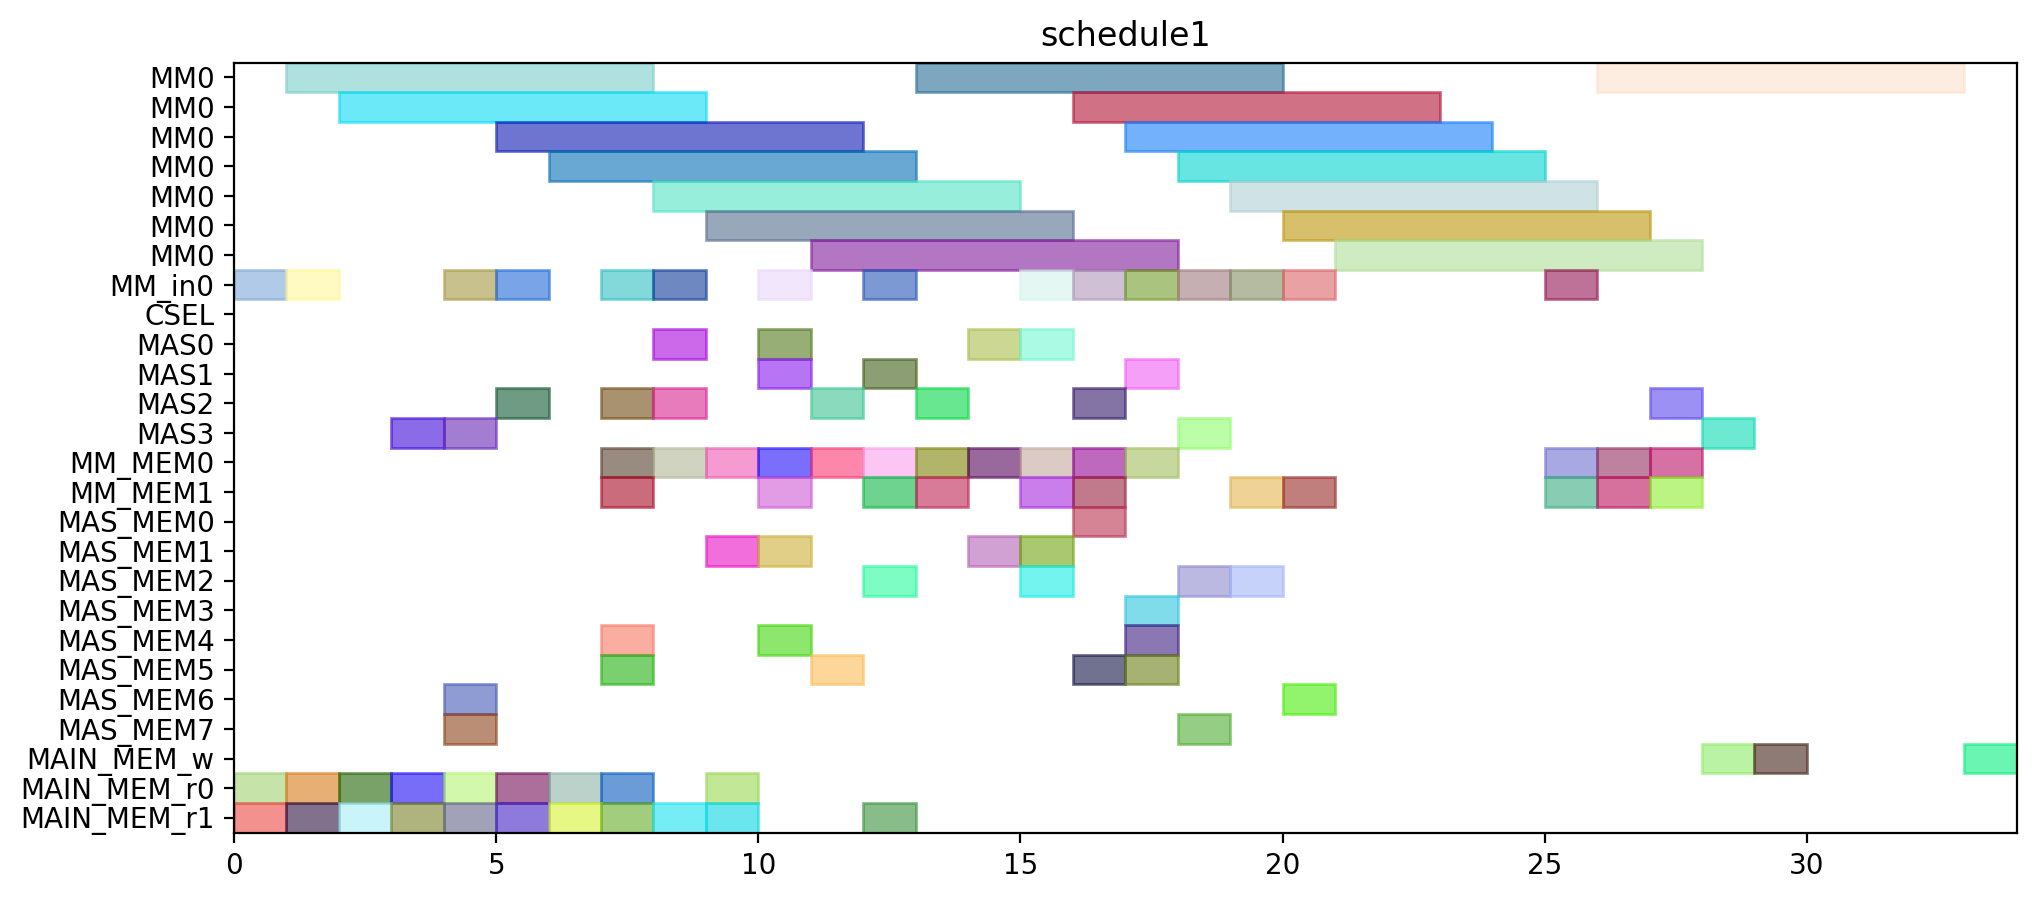

The Python source for this figure:
from pyschedule import Scenario, solvers, plotters, alt


def solve():
	horizon = 146
	S = Scenario("schedule1", horizon=horizon)

	# resource
	MM = S.Resources('MM', num=1, size=7)
	MM_in = S.Resources('MM_in', num=1)
	CSEL = S.Resource('CSEL')
	MAS = S.Resources('MAS', num=4, size=1, periods=range(1, horizon))
	MM_MEM = S.Resources('MM_MEM', num=2)
	MAS_MEM = S.Resources('MAS_MEM', num=8)
	MAIN_MEM_w = S.Resource('MAIN_MEM_w', size=1)
	MAIN_MEM_r = S.Resources('MAIN_MEM_r', num=2)

	# result of previous scheduling
	t0_in = S.Task('t0_in', length=1, delay_cost=1)
	S += t0_in >= 0
	t0_in += MM_in[0]

	t0_mem0 = S.Task('t0_mem0', length=1, delay_cost=1)
	S += t0_mem0 >= 0
	t0_mem0 += MAIN_MEM_r[0]

	t0_mem1 = S.Task('t0_mem1', length=1, delay_cost=1)
	S += t0_mem1 >= 0
	t0_mem1 += MAIN_MEM_r[1]

	t0 = S.Task('t0', length=7, delay_cost=1)
	S += t0 >= 1
	t0 += MM[0]

	t2_in = S.Task('t2_in', length=1, delay_cost=1)
	S += t2_in >= 1
	t2_in += MM_in[0]

	t2_mem0 = S.Task('t2_mem0', length=1, delay_cost=1)
	S += t2_mem0 >= 1
	t2_mem0 += MAIN_MEM_r[0]

	t2_mem1 = S.Task('t2_mem1', length=1, delay_cost=1)
	S += t2_mem1 >= 1
	t2_mem1 += MAIN_MEM_r[1]

	t14_mem0 = S.Task('t14_mem0', length=1, delay_cost=1)
	S += t14_mem0 >= 2
	t14_mem0 += MAIN_MEM_r[0]

	t14_mem1 = S.Task('t14_mem1', length=1, delay_cost=1)
	S += t14_mem1 >= 2
	t14_mem1 += MAIN_MEM_r[1]

	t2 = S.Task('t2', length=7, delay_cost=1)
	S += t2 >= 2
	t2 += MM[0]

	t13_mem0 = S.Task('t13_mem0', length=1, delay_cost=1)
	S += t13_mem0 >= 3
	t13_mem0 += MAIN_MEM_r[0]

	t13_mem1 = S.Task('t13_mem1', length=1, delay_cost=1)
	S += t13_mem1 >= 3
	t13_mem1 += MAIN_MEM_r[1]

	t14 = S.Task('t14', length=1, delay_cost=1)
	S += t14 >= 3
	t14 += MAS[3]

	t13 = S.Task('t13', length=1, delay_cost=1)
	S += t13 >= 4
	t13 += MAS[3]

	t15_in = S.Task('t15_in', length=1, delay_cost=1)
	S += t15_in >= 4
	t15_in += MM_in[0]

	t15_mem0 = S.Task('t15_mem0', length=1, delay_cost=1)
	S += t15_mem0 >= 4
	t15_mem0 += MAS_MEM[6]

	t15_mem1 = S.Task('t15_mem1', length=1, delay_cost=1)
	S += t15_mem1 >= 4
	t15_mem1 += MAS_MEM[7]

	t3_mem0 = S.Task('t3_mem0', length=1, delay_cost=1)
	S += t3_mem0 >= 4
	t3_mem0 += MAIN_MEM_r[0]

	t3_mem1 = S.Task('t3_mem1', length=1, delay_cost=1)
	S += t3_mem1 >= 4
	t3_mem1 += MAIN_MEM_r[1]

	t15 = S.Task('t15', length=7, delay_cost=1)
	S += t15 >= 5
	t15 += MM[0]

	t1_in = S.Task('t1_in', length=1, delay_cost=1)
	S += t1_in >= 5
	t1_in += MM_in[0]

	t1_mem0 = S.Task('t1_mem0', length=1, delay_cost=1)
	S += t1_mem0 >= 5
	t1_mem0 += MAIN_MEM_r[0]

	t1_mem1 = S.Task('t1_mem1', length=1, delay_cost=1)
	S += t1_mem1 >= 5
	t1_mem1 += MAIN_MEM_r[1]

	t3 = S.Task('t3', length=1, delay_cost=1)
	S += t3 >= 5
	t3 += MAS[2]

	t1 = S.Task('t1', length=7, delay_cost=1)
	S += t1 >= 6
	t1 += MM[0]

	t4_mem0 = S.Task('t4_mem0', length=1, delay_cost=1)
	S += t4_mem0 >= 6
	t4_mem0 += MAIN_MEM_r[0]

	t4_mem1 = S.Task('t4_mem1', length=1, delay_cost=1)
	S += t4_mem1 >= 6
	t4_mem1 += MAIN_MEM_r[1]

	t18_mem0 = S.Task('t18_mem0', length=1, delay_cost=1)
	S += t18_mem0 >= 7
	t18_mem0 += MM_MEM[0]

	t18_mem1 = S.Task('t18_mem1', length=1, delay_cost=1)
	S += t18_mem1 >= 7
	t18_mem1 += MM_MEM[1]

	t4 = S.Task('t4', length=1, delay_cost=1)
	S += t4 >= 7
	t4 += MAS[2]

	t5_in = S.Task('t5_in', length=1, delay_cost=1)
	S += t5_in >= 7
	t5_in += MM_in[0]

	t5_mem0 = S.Task('t5_mem0', length=1, delay_cost=1)
	S += t5_mem0 >= 7
	t5_mem0 += MAS_MEM[4]

	t5_mem1 = S.Task('t5_mem1', length=1, delay_cost=1)
	S += t5_mem1 >= 7
	t5_mem1 += MAS_MEM[5]

	t8_mem0 = S.Task('t8_mem0', length=1, delay_cost=1)
	S += t8_mem0 >= 7
	t8_mem0 += MAIN_MEM_r[0]

	t8_mem1 = S.Task('t8_mem1', length=1, delay_cost=1)
	S += t8_mem1 >= 7
	t8_mem1 += MAIN_MEM_r[1]

	t18 = S.Task('t18', length=1, delay_cost=1)
	S += t18 >= 8
	t18 += MAS[0]

	t20_in = S.Task('t20_in', length=1, delay_cost=1)
	S += t20_in >= 8
	t20_in += MM_in[0]

	t20_mem0 = S.Task('t20_mem0', length=1, delay_cost=1)
	S += t20_mem0 >= 8
	t20_mem0 += MM_MEM[0]

	t20_mem1 = S.Task('t20_mem1', length=1, delay_cost=1)
	S += t20_mem1 >= 8
	t20_mem1 += MAIN_MEM_r[1]

	t5 = S.Task('t5', length=7, delay_cost=1)
	S += t5 >= 8
	t5 += MM[0]

	t8 = S.Task('t8', length=1, delay_cost=1)
	S += t8 >= 8
	t8 += MAS[2]

	t19_mem0 = S.Task('t19_mem0', length=1, delay_cost=1)
	S += t19_mem0 >= 9
	t19_mem0 += MM_MEM[0]

	t19_mem1 = S.Task('t19_mem1', length=1, delay_cost=1)
	S += t19_mem1 >= 9
	t19_mem1 += MAS_MEM[1]

	t20 = S.Task('t20', length=7, delay_cost=1)
	S += t20 >= 9
	t20 += MM[0]

	t9_mem0 = S.Task('t9_mem0', length=1, delay_cost=1)
	S += t9_mem0 >= 9
	t9_mem0 += MAIN_MEM_r[0]

	t9_mem1 = S.Task('t9_mem1', length=1, delay_cost=1)
	S += t9_mem1 >= 9
	t9_mem1 += MAIN_MEM_r[1]

	t10_in = S.Task('t10_in', length=1, delay_cost=1)
	S += t10_in >= 10
	t10_in += MM_in[0]

	t10_mem0 = S.Task('t10_mem0', length=1, delay_cost=1)
	S += t10_mem0 >= 10
	t10_mem0 += MAS_MEM[4]

	t10_mem1 = S.Task('t10_mem1', length=1, delay_cost=1)
	S += t10_mem1 >= 10
	t10_mem1 += MAS_MEM[1]

	t16_mem0 = S.Task('t16_mem0', length=1, delay_cost=1)
	S += t16_mem0 >= 10
	t16_mem0 += MM_MEM[0]

	t16_mem1 = S.Task('t16_mem1', length=1, delay_cost=1)
	S += t16_mem1 >= 10
	t16_mem1 += MM_MEM[1]

	t19 = S.Task('t19', length=1, delay_cost=1)
	S += t19 >= 10
	t19 += MAS[1]

	t9 = S.Task('t9', length=1, delay_cost=1)
	S += t9 >= 10
	t9 += MAS[0]

	t10 = S.Task('t10', length=7, delay_cost=1)
	S += t10 >= 11
	t10 += MM[0]

	t16 = S.Task('t16', length=1, delay_cost=1)
	S += t16 >= 11
	t16 += MAS[2]

	t17_mem0 = S.Task('t17_mem0', length=1, delay_cost=1)
	S += t17_mem0 >= 11
	t17_mem0 += MM_MEM[0]

	t17_mem1 = S.Task('t17_mem1', length=1, delay_cost=1)
	S += t17_mem1 >= 11
	t17_mem1 += MAS_MEM[5]

	t11_mem0 = S.Task('t11_mem0', length=1, delay_cost=1)
	S += t11_mem0 >= 12
	t11_mem0 += MM_MEM[0]

	t11_mem1 = S.Task('t11_mem1', length=1, delay_cost=1)
	S += t11_mem1 >= 12
	t11_mem1 += MM_MEM[1]

	t17 = S.Task('t17', length=1, delay_cost=1)
	S += t17 >= 12
	t17 += MAS[1]

	t23_in = S.Task('t23_in', length=1, delay_cost=1)
	S += t23_in >= 12
	t23_in += MM_in[0]

	t23_mem0 = S.Task('t23_mem0', length=1, delay_cost=1)
	S += t23_mem0 >= 12
	t23_mem0 += MAS_MEM[2]

	t23_mem1 = S.Task('t23_mem1', length=1, delay_cost=1)
	S += t23_mem1 >= 12
	t23_mem1 += MAIN_MEM_r[1]

	t11 = S.Task('t11', length=1, delay_cost=1)
	S += t11 >= 13
	t11 += MAS[2]

	t23 = S.Task('t23', length=7, delay_cost=1)
	S += t23 >= 13
	t23 += MM[0]

	t6_mem0 = S.Task('t6_mem0', length=1, delay_cost=1)
	S += t6_mem0 >= 13
	t6_mem0 += MM_MEM[0]

	t6_mem1 = S.Task('t6_mem1', length=1, delay_cost=1)
	S += t6_mem1 >= 13
	t6_mem1 += MM_MEM[1]

	t6 = S.Task('t6', length=1, delay_cost=1)
	S += t6 >= 14
	t6 += MAS[0]

	t7_mem0 = S.Task('t7_mem0', length=1, delay_cost=1)
	S += t7_mem0 >= 14
	t7_mem0 += MM_MEM[0]

	t7_mem1 = S.Task('t7_mem1', length=1, delay_cost=1)
	S += t7_mem1 >= 14
	t7_mem1 += MAS_MEM[1]

	t22_mem0 = S.Task('t22_mem0', length=1, delay_cost=1)
	S += t22_mem0 >= 15
	t22_mem0 += MM_MEM[0]

	t22_mem1 = S.Task('t22_mem1', length=1, delay_cost=1)
	S += t22_mem1 >= 15
	t22_mem1 += MM_MEM[1]

	t28_in = S.Task('t28_in', length=1, delay_cost=1)
	S += t28_in >= 15
	t28_in += MM_in[0]

	t28_mem0 = S.Task('t28_mem0', length=1, delay_cost=1)
	S += t28_mem0 >= 15
	t28_mem0 += MAS_MEM[2]

	t28_mem1 = S.Task('t28_mem1', length=1, delay_cost=1)
	S += t28_mem1 >= 15
	t28_mem1 += MAS_MEM[1]

	t7 = S.Task('t7', length=1, delay_cost=1)
	S += t7 >= 15
	t7 += MAS[0]

	t21_mem0 = S.Task('t21_mem0', length=1, delay_cost=1)
	S += t21_mem0 >= 16
	t21_mem0 += MM_MEM[0]

	t21_mem1 = S.Task('t21_mem1', length=1, delay_cost=1)
	S += t21_mem1 >= 16
	t21_mem1 += MM_MEM[1]

	t22 = S.Task('t22', length=1, delay_cost=1)
	S += t22 >= 16
	t22 += MAS[2]

	t25_in = S.Task('t25_in', length=1, delay_cost=1)
	S += t25_in >= 16
	t25_in += MM_in[0]

	t25_mem0 = S.Task('t25_mem0', length=1, delay_cost=1)
	S += t25_mem0 >= 16
	t25_mem0 += MAS_MEM[0]

	t25_mem1 = S.Task('t25_mem1', length=1, delay_cost=1)
	S += t25_mem1 >= 16
	t25_mem1 += MAS_MEM[5]

	t28 = S.Task('t28', length=7, delay_cost=1)
	S += t28 >= 16
	t28 += MM[0]

	t12_mem0 = S.Task('t12_mem0', length=1, delay_cost=1)
	S += t12_mem0 >= 17
	t12_mem0 += MM_MEM[0]

	t12_mem1 = S.Task('t12_mem1', length=1, delay_cost=1)
	S += t12_mem1 >= 17
	t12_mem1 += MAS_MEM[5]

	t21 = S.Task('t21', length=1, delay_cost=1)
	S += t21 >= 17
	t21 += MAS[1]

	t25 = S.Task('t25', length=7, delay_cost=1)
	S += t25 >= 17
	t25 += MM[0]

	t27_in = S.Task('t27_in', length=1, delay_cost=1)
	S += t27_in >= 17
	t27_in += MM_in[0]

	t27_mem0 = S.Task('t27_mem0', length=1, delay_cost=1)
	S += t27_mem0 >= 17
	t27_mem0 += MAS_MEM[4]

	t27_mem1 = S.Task('t27_mem1', length=1, delay_cost=1)
	S += t27_mem1 >= 17
	t27_mem1 += MAS_MEM[3]

	t12 = S.Task('t12', length=1, delay_cost=1)
	S += t12 >= 18
	t12 += MAS[3]

	t27 = S.Task('t27', length=7, delay_cost=1)
	S += t27 >= 18
	t27 += MM[0]

	t29_in = S.Task('t29_in', length=1, delay_cost=1)
	S += t29_in >= 18
	t29_in += MM_in[0]

	t29_mem0 = S.Task('t29_mem0', length=1, delay_cost=1)
	S += t29_mem0 >= 18
	t29_mem0 += MAS_MEM[2]

	t29_mem1 = S.Task('t29_mem1', length=1, delay_cost=1)
	S += t29_mem1 >= 18
	t29_mem1 += MAS_MEM[7]

	t29 = S.Task('t29', length=7, delay_cost=1)
	S += t29 >= 19
	t29 += MM[0]


	# new tasks
	t24 = S.Task('t24', length=7, delay_cost=1)
	t24 += alt(MM)
	t24_in = S.Task('t24_in', length=1, delay_cost=1)
	t24_in += alt(MM_in)
	S += t24_in*MM_in[0]<=t24*MM[0]
	t24_mem0 = S.Task('t24_mem0', length=1, delay_cost=1)
	t24_mem0 += MAS_MEM[6]
	S += 18 < t24_mem0
	S += t24_mem0 <= t24

	t24_mem1 = S.Task('t24_mem1', length=1, delay_cost=1)
	t24_mem1 += MM_MEM[1]
	S += 19 < t24_mem1
	S += t24_mem1 <= t24

	t26 = S.Task('t26', length=7, delay_cost=1)
	t26 += alt(MM)
	t26_in = S.Task('t26_in', length=1, delay_cost=1)
	t26_in += alt(MM_in)
	S += t26_in*MM_in[0]<=t26*MM[0]
	t26_mem0 = S.Task('t26_mem0', length=1, delay_cost=1)
	t26_mem0 += MAS_MEM[2]
	S += 10 < t26_mem0
	S += t26_mem0 <= t26

	t26_mem1 = S.Task('t26_mem1', length=1, delay_cost=1)
	t26_mem1 += MM_MEM[1]
	S += 19 < t26_mem1
	S += t26_mem1 <= t26

	PZ_new = S.Task('PZ_new', length=7, delay_cost=1)
	PZ_new += alt(MM)
	PZ_new_in = S.Task('PZ_new_in', length=1, delay_cost=1)
	PZ_new_in += alt(MM_in)
	S += PZ_new_in*MM_in[0]<=PZ_new*MM[0]
	S += 0<PZ_new

	PZ_new_w = S.Task('PZ_new_w', length=1, delay_cost=1)
	PZ_new_w += alt(MAIN_MEM_w)
	S += PZ_new <= PZ_new_w

	PZ_new_mem0 = S.Task('PZ_new_mem0', length=1, delay_cost=1)
	PZ_new_mem0 += MM_MEM[0]
	S += 25 < PZ_new_mem0
	S += PZ_new_mem0 <= PZ_new

	PZ_new_mem1 = S.Task('PZ_new_mem1', length=1, delay_cost=1)
	PZ_new_mem1 += MM_MEM[1]
	S += 22 < PZ_new_mem1
	S += PZ_new_mem1 <= PZ_new

	PX_new = S.Task('PX_new', length=1, delay_cost=1)
	PX_new += alt(MAS)
	S += 0<PX_new

	PX_new_w = S.Task('PX_new_w', length=1, delay_cost=1)
	PX_new_w += alt(MAIN_MEM_w)
	S += PX_new <= PX_new_w

	PX_new_mem0 = S.Task('PX_new_mem0', length=1, delay_cost=1)
	PX_new_mem0 += MM_MEM[0]
	S += 23 < PX_new_mem0
	S += PX_new_mem0 <= PX_new

	PX_new_mem1 = S.Task('PX_new_mem1', length=1, delay_cost=1)
	PX_new_mem1 += alt(MM_MEM)
	S += (t24*MM[0])-1 < PX_new_mem1*MM_MEM[1]
	S += PX_new_mem1 <= PX_new

	PY_new = S.Task('PY_new', length=1, delay_cost=1)
	PY_new += alt(MAS)
	S += 0<PY_new

	PY_new_w = S.Task('PY_new_w', length=1, delay_cost=1)
	PY_new_w += alt(MAIN_MEM_w)
	S += PY_new <= PY_new_w

	PY_new_mem0 = S.Task('PY_new_mem0', length=1, delay_cost=1)
	PY_new_mem0 += MM_MEM[0]
	S += 24 < PY_new_mem0
	S += PY_new_mem0 <= PY_new

	PY_new_mem1 = S.Task('PY_new_mem1', length=1, delay_cost=1)
	PY_new_mem1 += alt(MM_MEM)
	S += (t26*MM[0])-1 < PY_new_mem1*MM_MEM[1]
	S += PY_new_mem1 <= PY_new

	solvers.mip.solve(S,msg=1,kind='CPLEX',ratio_gap=1.01)

	solution = [['hoge']*len(S.solution()[1]) for i in range(len(S.solution()))]
	for i in range(len(S.solution())):
		for j in range(len(S.solution()[i])):
			solution[i][j]=str(S.solution()[i][j])
	print(solution)

	cycles = int(solution[-1][3])

	pic_file_name = "/home/mfukuda/ABE/multiRAM_multiMAS_16mux/scheduling_result/stage7MM1_stage1MAS4/EP_ADD_A_0/schedule1.png"
	if(S.solution() != []):
		plotters.matplotlib.plot(S,img_filename=pic_file_name, show_task_labels=False, fig_size=(cycles*0.25+3, 5))

	return solution
